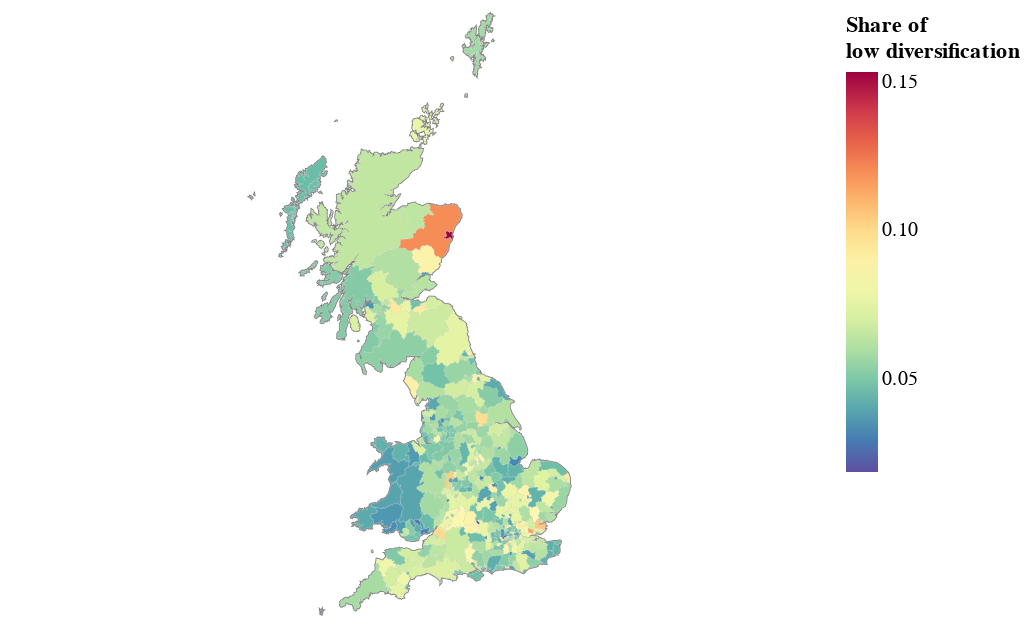

Notebook cell for this chart:
### Code cell
plot_time_choro(sh,diversification_shares,month=4,exposure=3,exposure_var='divers_ranking',
               name='low diversification')

### Figure 1 — Vega-Lite specification as saved in the notebook (floating-point values rounded to 4 significant figures; data arrays with more than 128 entries replaced by an {"elided": "..."} marker saying what was removed)
{"config": {"view": {"continuousWidth": 400, "continuousHeight": 300}}, "layer": [{"mark": {"type": "geoshape", "filled": false, "stroke": "gray"}, "projection": {"type": "mercator"}}, {"mark": {"type": "geoshape", "filled": true, "stroke": "white", "strokeWidth": 0.1}, "encoding": {"color": {"type": "quantitative", "field": "properties.share", "scale": {"scheme": "spectral"}, "sort": "descending", "title": ["Share of", "low diversification"]}, "size": {"type": "quantitative", "field": "properties.share"}, "tooltip": [{"type": "nominal", "field": "region"}, {"type": "quantitative", "field": "properties.share", "format": "1.2f"}]}, "projection": {"type": "mercator"}, "transform": [{"calculate": "datum.properties.lad19nm", "as": "region"}]}], "data": {"values": {"elided": "371 records"}}, "$schema": "https://vega.github.io/schema/vega-lite/v4.8.1.json"}
